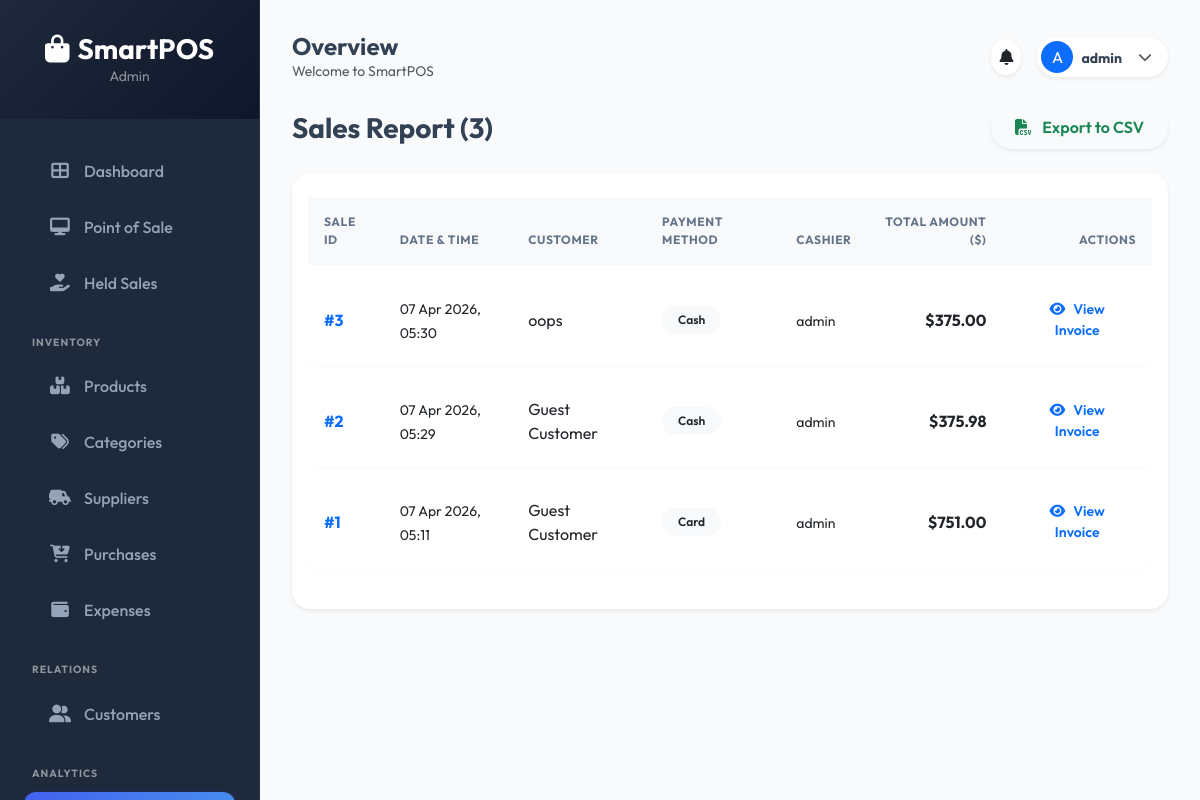
/reports/sales/ (signed in), run on an earlier commit of the app's database.
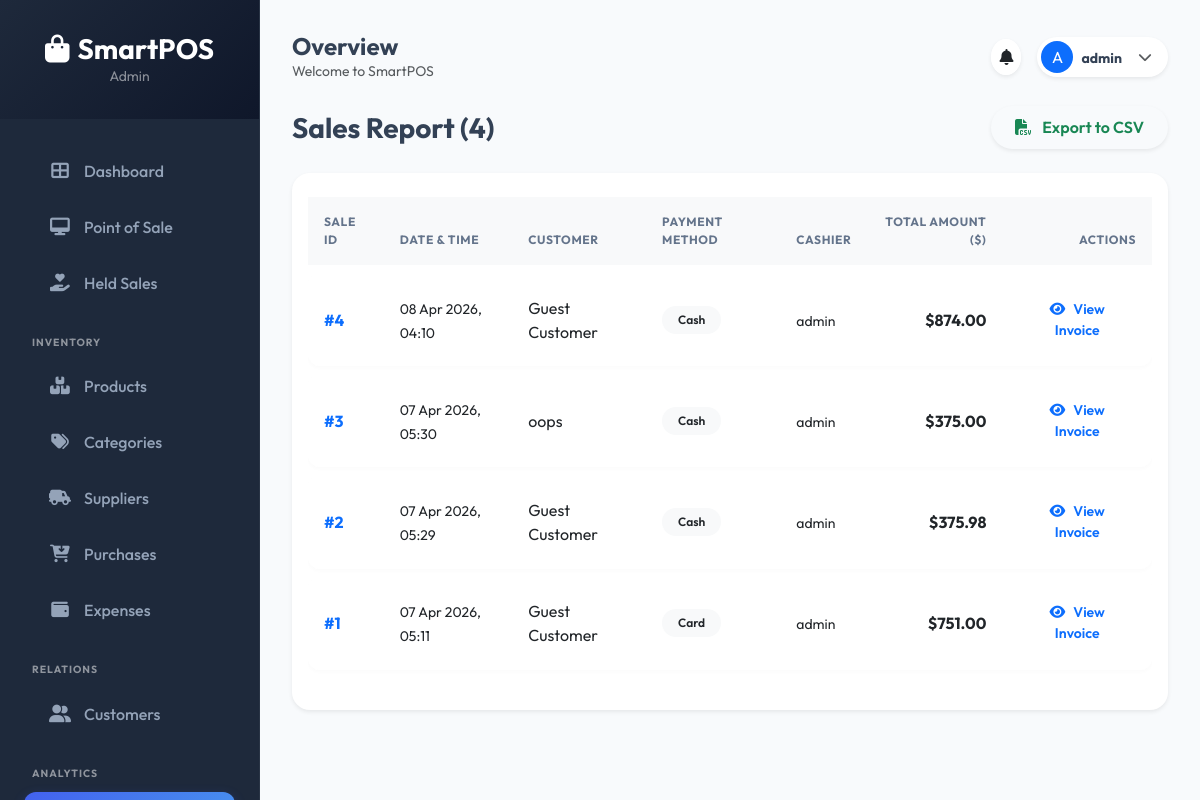
And on a later commit of the database.
### pos_app/models.py (models this page shows, shortened)
class Sale(models.Model):
    PAYMENT_METHODS = (
        ('Cash', 'Cash'),
        ('Card', 'Card'),
        ('Digital Wallet', 'Digital Wallet (Bkash/Nagad)'),
    )
    customer = models.ForeignKey(Customer, on_delete=models.SET_NULL, null=True, blank=True)
    cashier = models.ForeignKey(User, on_delete=models.SET_NULL, null=True)
    subtotal = models.DecimalField(max_digits=10, decimal_places=2, default=0)
    tax = models.DecimalField(max_digits=10, decimal_places=2, default=0)
    discount = models.DecimalField(max_digits=10, decimal_places=2, default=0)
    total_price = models.DecimalField(max_digits=10, decimal_places=2, default=0)
    amount_paid = models.DecimalField(max_digits=10, decimal_places=2, default=0)
    balance_due = models.DecimalField(max_digits=10, decimal_places=2, default=0)
    payment_method = models.CharField(max_length=20, choices=PAYMENT_METHODS, default='Cash')
    sale_date = models.DateTimeField(auto_now_add=True)

class Customer(models.Model):
    name = models.CharField(max_length=100)
    email = models.EmailField(blank=True, null=True)
    phone = models.CharField(max_length=20)
    address = models.TextField(blank=True, null=True)
    balance = models.DecimalField(max_digits=10, decimal_places=2, default=0) # Debt amount
    loyalty_points = models.IntegerField(default=0)

### pos_app/views.py (the view)
# urls.py: path('reports/sales/', views.sales_report, name='sales_report'),
@login_required
def sales_report(request):
    sales = Sale.objects.all().order_by('-sale_date')
    return render(request, 'reports/sales_report.html', {'sales': sales})

### templates/reports/sales_report.html (shortened to what this page needs)
{% extends 'base.html' %}
{% block content %}
<div class="row align-items-center mb-4">
    <div class="col-6">
        <h3 class="fw-bold mb-0">Sales Report ({{ sales|length }})</h3>
    </div>
    <div class="col-6 text-end">
        <a href="{% url 'export_sales_csv' %}" class="btn btn-outline-success rounded-pill shadow-sm px-4">
            <i class="fas fa-file-csv me-2"></i> Export to CSV
        </a>
    </div>
</div>
<div class="card p-3 shadow-sm border-0">
    <div class="table-responsive">
        <table class="table table-hover align-middle">
            <thead class="bg-light">
                <tr class="small text-muted text-uppercase">
                    <th class="px-3">Sale ID</th>
                    <th>Date & Time</th>
                    <th>Customer</th>
                    <th>Payment Method</th>
                    <th>Cashier</th>
                    <th class="text-end">Total Amount ($)</th>
                    <th class="text-end px-3">Actions</th>
                </tr>
            </thead>
            <tbody>
                {% for sale in sales %}
                <tr>
                    <td class="px-3 fw-bold text-primary">#{{ sale.id }}</td>
                    <td><small>{{ sale.sale_date|date:"d M Y, H:i" }}</small></td>
                    <td>{{ sale.customer.name|default:"Guest Customer" }}</td>
                    <td><span class="badge bg-light text-dark px-3 py-2 rounded-pill">{{ sale.payment_method }}</span></td>
                    <td><small>{{ sale.cashier.username }}</small></td>
                    <td class="text-end fw-bold">${{ sale.total_price|floatformat:2 }}</td>
                    <td class="text-end px-3">
                        <a href="{% url 'invoice' sale.id %}" class="btn btn-sm btn-outline-primary px-3 rounded-pill"><i class="fas fa-eye me-2"></i>View Invoice</a>
                    </td>
                </tr>
                {% empty %}
                <tr><td colspan="7" class="text-center py-5 text-muted">No sales recordings yet. Go to <a href="{% url 'pos' %}">POS</a> and start selling!</td></tr>
                {% endfor %}
            </tbody>
        </table>
    </div>
</div>
{% endblock %}

What changed in the data, as far as the page shows it:
added Sale: id "4", sale_date "08 Apr 2026, 04:10", customer.name "Guest Customer", payment_method "Cash", cashier.username "admin", total_price "874.00"
Also different on the page:
{{ sales|length }}: "3" → "4"
